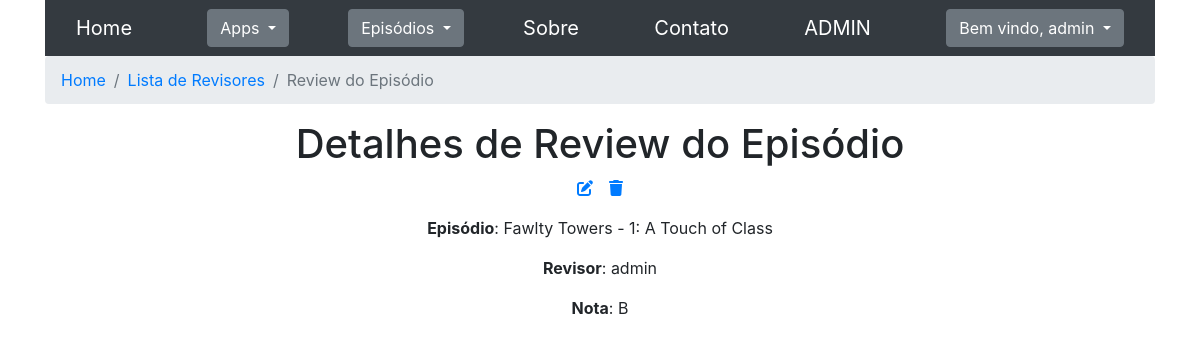
Page /seriados/reviewepisodios/1 (signed in) on the committed database.
### seriados/models.py (models this page shows, shortened)
class ReviewEpisodio(models.Model):
    NOTA_A = 'A'
    NOTA_B = 'B'
    NOTA_C = 'C'
    NOTAS_CHOICES = [
        (NOTA_A, "Excelente"),
        (NOTA_B, "Bom"),
        (NOTA_C, "Ruim"),
    ]
    episodio = models.ForeignKey(Episodio, on_delete=models.CASCADE, verbose_name="Episódio")
    revisor = models.ForeignKey(Revisor, on_delete=models.CASCADE, verbose_name="Revisor")
    nota = models.CharField(
        max_length=1,
        choices=NOTAS_CHOICES,
        default=NOTA_B,
        verbose_name="Nota"
    )
    class Meta:
        verbose_name = "Review do Episódio"
        verbose_name_plural = "Reviews dos Episódios"

class Episodio(models.Model):
    data = models.DateField(verbose_name="Data")
    titulo = models.CharField(max_length=200, verbose_name="Título")
    temporada = models.ForeignKey(Temporada, on_delete=models.CASCADE, verbose_name="Temporada")
    class Meta:
        verbose_name = "Episódio"
        verbose_name_plural = "Episódios"
    def __str__(self):
        nome_serie = self.temporada.serie.nome
        return f"{nome_serie} - {self.temporada.numero}: {self.titulo}"

class Temporada(models.Model):
    numero = models.IntegerField(verbose_name="Número")
    serie = models.ForeignKey(Serie, on_delete=models.CASCADE, verbose_name="Série")
    class Meta:
        verbose_name = "Temporada"
        verbose_name_plural = "Temporadas"

class Serie(models.Model):
    nome = models.CharField(max_length=70, verbose_name="Nome")
    class Meta:
        verbose_name = "Série"
        verbose_name_plural = "Séries"

class Revisor(models.Model):
    user = models.ForeignKey(settings.AUTH_USER_MODEL, on_delete=models.CASCADE, verbose_name="Usuário")
    reviews_episodios = models.ManyToManyField(Episodio, through='ReviewEpisodio', related_name='review', verbose_name="Review do Episódio")
    class Meta:
        verbose_name = "Revisor"
        verbose_name_plural = "Revisores"
    def __str__(self):
        return f"{self.user}"

### seriados/views.py (the view)
# urls.py: path('reviewepisodios/<int:pk>', views.ReviewEpisodioDetailView.as_view(), name='reviewepisodio_details'),
class ReviewEpisodioDetailView(LoginRequiredMixin, PermissionRequiredMixin, DetailView):
    permission_required = 'seriados.view_reviewepisodio'
    template_name = 'reviewepisodio/reviewepisodio_details.html'
    model = ReviewEpisodio

### seriados/templates/reviewepisodio/reviewepisodio_details.html
{% extends "base.html" %}
{% block content %}
<nav aria-label="breadcrumb">
    <ol class="breadcrumb">
        <li class="breadcrumb-item"><a href="{% url 'seriados:home' %}">Home</a></li>
        <li class="breadcrumb-item"><a href="{% url 'seriados:reviewepisodio_list' %}">Lista de Revisores</a></li>
        <li class="breadcrumb-item active" aria-current="page">Review do Episódio</li>
    </ol>
</nav>
<div class="text-center mt-3">
    <h1>Detalhes de Review do Episódio</h1>
    <div class="flex-row center">
        <p><a href="{% url 'seriados:reviewepisodio_update' pk=object.pk %}"><i class="fa-solid fa-pen-to-square mr-3" title="Editar"></i></a></p>
        <p><a href="{% url 'seriados:reviewepisodio_delete' pk=object.pk %}"><i class="fa-solid fa-trash" title="Deletar"></i></a></p>
    </div>
    <p><b>Episódio</b>: {{ object.episodio }}</p>
    <p><b>Revisor</b>: {{ object.revisor }}</p>
    <p><b>Nota</b>: {{ object.nota }}</p>
</div>
{% endblock %}

### seriados/templates/navbar.html (shortened to what this page needs)
<!DOCTYPE html>
<a class="navbar-brand" href={% url 'seriados:home' %}>Home</a>
<div class="dropdown">
    <button class="btn btn-secondary dropdown-toggle" type="button" id="dropdownMenuButton" data-toggle="dropdown" aria-expanded="false">
        Apps
    </button>
</div>
<div class="dropdown">
    <button class="btn btn-secondary dropdown-toggle" type="button" id="dropdownMenuButton1" data-toggle="dropdown" aria-expanded="false">
        Episódios
    </button>
</div>
<a class="navbar-brand" href={% url 'seriados:about' %}>Sobre</a>
<a class="navbar-brand" href={% url 'seriados:contact' %}>Contato</a>
<a class="navbar-brand" href={% url 'admin:index' %}>ADMIN</a>
{% if user.is_authenticated %}
    <div class="dropdown">
        <button class="btn btn-secondary dropdown-toggle" type="button" id="dropdownMenuButton2" data-toggle="dropdown" aria-expanded="false">
            Bem vindo, {{user.username}}
        </button>
    </div>
{% else %}
    <a class="navbar-brand" href={% url 'login' %}>Login</a>
{% endif %}

### seriados/static/css/style.css (style rules this page uses)
html { height:100%; }
body { position:absolute; top:0; bottom:0; right:0; left:0; }
.flex-row { display: flex; flex-direction: row; }
.center { justify-content: center; }

### rows in the picture
ReviewEpisodio: episodio "Fawlty Towers - 1: A Touch of Class", revisor "admin", nota "B"

### other values in the picture
{{ user.username }} "admin"
